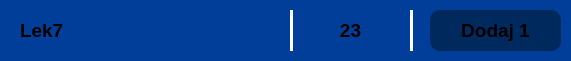
     <widget class="QFrame" name="frame_44">
      <property name="geometry">
       <rect>
        <x>40</x>
        <y>430</y>
        <width>571</width>
        <height>61</height>
       </rect>
      </property>
      <property name="styleSheet">
       <string notr="true">background-color: rgb(0, 62, 154);
border-radius: 10px;</string>
      </property>
      <property name="frameShape">
       <enum>QFrame::Shape::StyledPanel</enum>
      </property>
      <property name="frameShadow">
       <enum>QFrame::Shadow::Raised</enum>
      </property>
      <widget class="Line" name="line_20">
       <property name="geometry">
        <rect>
         <x>290</x>
         <y>10</y>
         <width>3</width>
         <height>41</height>
        </rect>
       </property>
       <property name="styleSheet">
        <string notr="true">background-color: white;</string>
       </property>
       <property name="orientation">
        <enum>Qt::Orientation::Vertical</enum>
       </property>
      </widget>
      <widget class="Line" name="line_21">
       <property name="geometry">
        <rect>
         <x>410</x>
         <y>10</y>
         <width>3</width>
         <height>41</height>
        </rect>
       </property>
       <property name="styleSheet">
        <string notr="true">background-color: white;</string>
       </property>
       <property name="orientation">
        <enum>Qt::Orientation::Vertical</enum>
       </property>
      </widget>
      <widget class="QLabel" name="label_44">
       <property name="geometry">
        <rect>
         <x>310</x>
         <y>10</y>
         <width>81</width>
         <height>41</height>
        </rect>
       </property>
       <property name="font">
        <font>
         <pointsize>14</pointsize>
         <bold>true</bold>
        </font>
       </property>
       <property name="layoutDirection">
        <enum>Qt::LayoutDirection::LeftToRight</enum>
       </property>
       <property name="styleSheet">
        <string notr="true"/>
       </property>
       <property name="text">
        <string>23</string>
       </property>
       <property name="textFormat">
        <enum>Qt::TextFormat::RichText</enum>
       </property>
       <property name="alignment">
        <set>Qt::AlignmentFlag::AlignCenter</set>
       </property>
      </widget>
      <widget class="QLabel" name="label_45">
       <property name="geometry">
        <rect>
         <x>20</x>
         <y>10</y>
         <width>261</width>
         <height>41</height>
        </rect>
       </property>
       <property name="font">
        <font>
         <pointsize>14</pointsize>
         <bold>true</bold>
        </font>
       </property>
       <property name="layoutDirection">
        <enum>Qt::LayoutDirection::LeftToRight</enum>
       </property>
       <property name="styleSheet">
        <string notr="true"/>
       </property>
       <property name="text">
        <string>Lek7</string>
       </property>
       <property name="textFormat">
        <enum>Qt::TextFormat::RichText</enum>
       </property>
       <property name="alignment">
        <set>Qt::AlignmentFlag::AlignLeading|Qt::AlignmentFlag::AlignLeft|Qt::AlignmentFlag::AlignVCenter</set>
       </property>
      </widget>
      <widget class="QFrame" name="frame_45">
       <property name="geometry">
        <rect>
         <x>430</x>
         <y>10</y>
         <width>131</width>
         <height>41</height>
        </rect>
       </property>
       <property name="styleSheet">
        <string notr="true">background-color: rgb(0, 41, 94);
border-radius: 10px;</string>
       </property>
       <property name="frameShape">
        <enum>QFrame::Shape::StyledPanel</enum>
       </property>
       <property name="frameShadow">
        <enum>QFrame::Shadow::Raised</enum>
       </property>
       <widget class="QFrame" name="frame_46">
        <property name="geometry">
         <rect>
          <x>270</x>
          <y>60</y>
          <width>841</width>
          <height>61</height>
         </rect>
        </property>
        <property name="styleSheet">
         <string notr="true">background-color: rgb(0, 62, 154);
border-radius: 10px;</string>
        </property>
        <property name="frameShape">
         <enum>QFrame::Shape::StyledPanel</enum>
        </property>
        <property name="frameShadow">
         <enum>QFrame::Shadow::Raised</enum>
        </property>
       </widget>
       <widget class="QLabel" name="label_46">
        <property name="geometry">
         <rect>
          <x>10</x>
          <y>0</y>
          <width>111</width>
          <height>41</height>
         </rect>
        </property>
        <property name="font">
         <font>
          <pointsize>14</pointsize>
          <bold>true</bold>
         </font>
        </property>
        <property name="layoutDirection">
         <enum>Qt::LayoutDirection::LeftToRight</enum>
        </property>
        <property name="styleSheet">
         <string notr="true"/>
        </property>
        <property name="text">
         <string>Dodaj 1</string>
        </property>
        <property name="textFormat">
         <enum>Qt::TextFormat::RichText</enum>
        </property>
        <property name="alignment">
         <set>Qt::AlignmentFlag::AlignCenter</set>
        </property>
       </widget>
      </widget>
     </widget>
